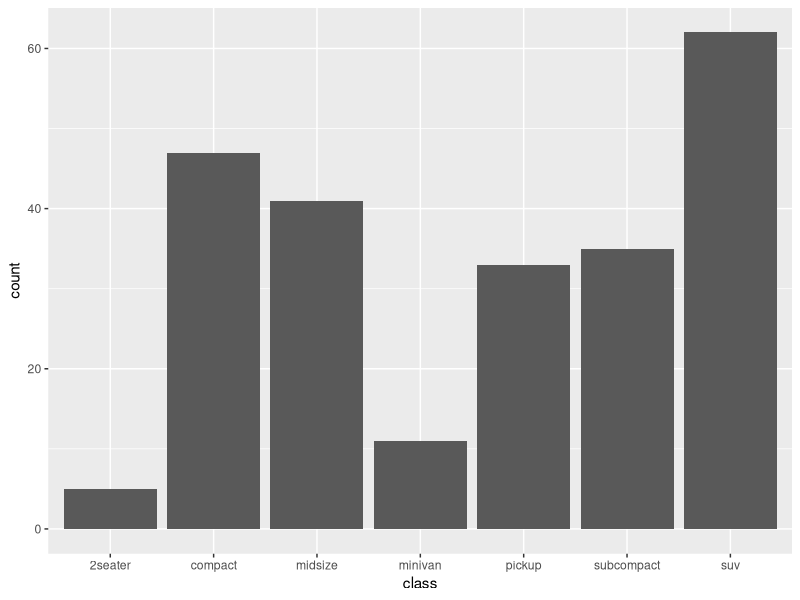
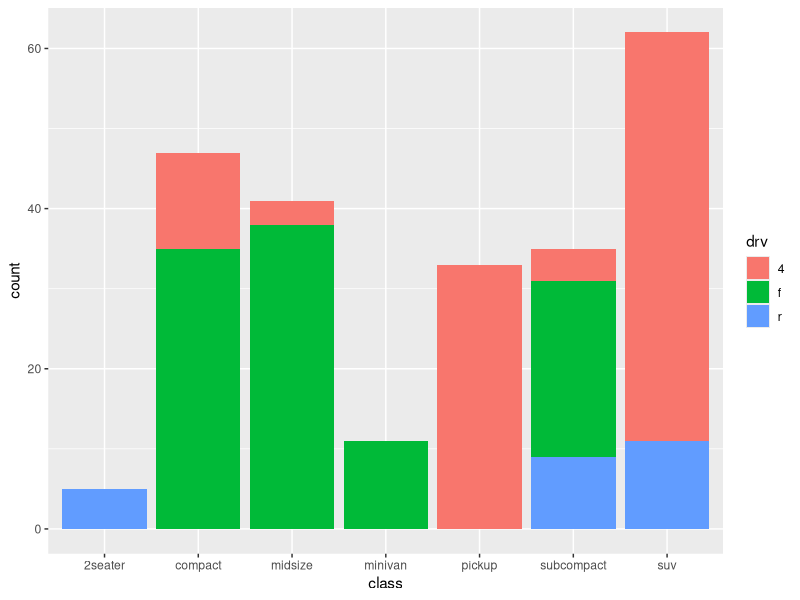
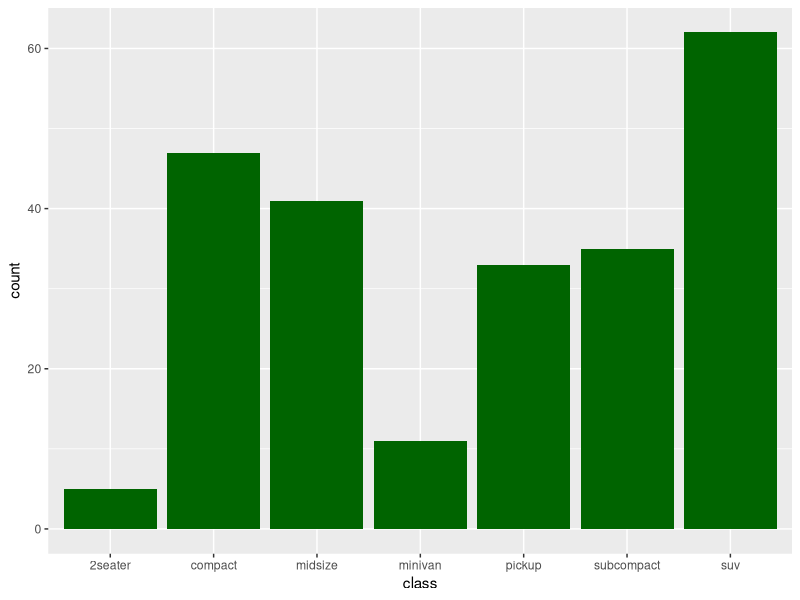
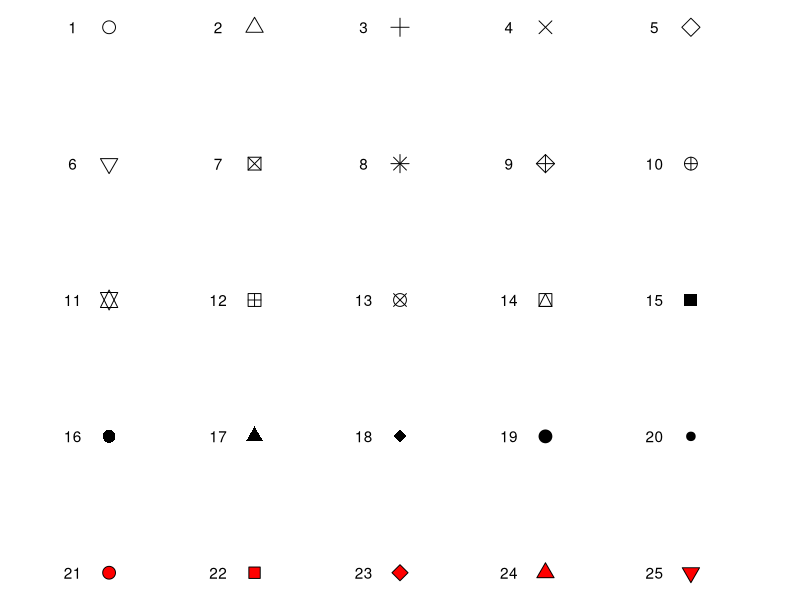
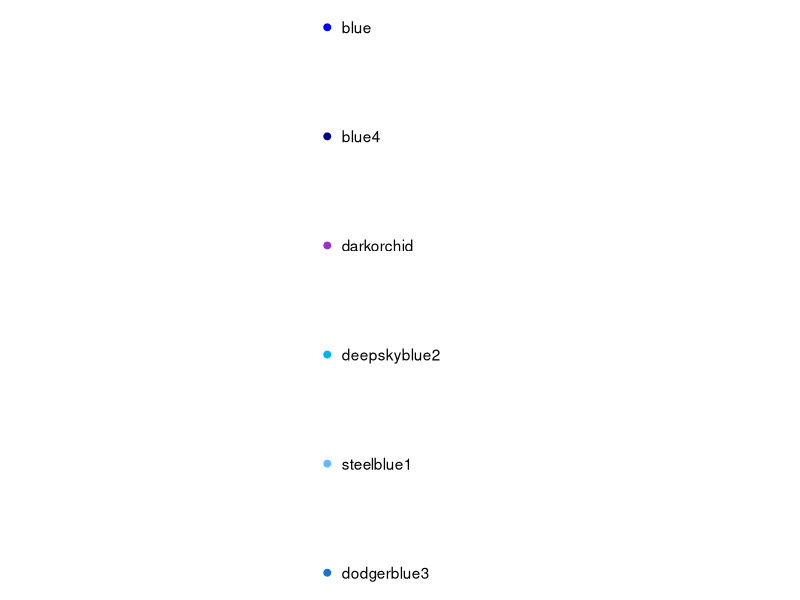
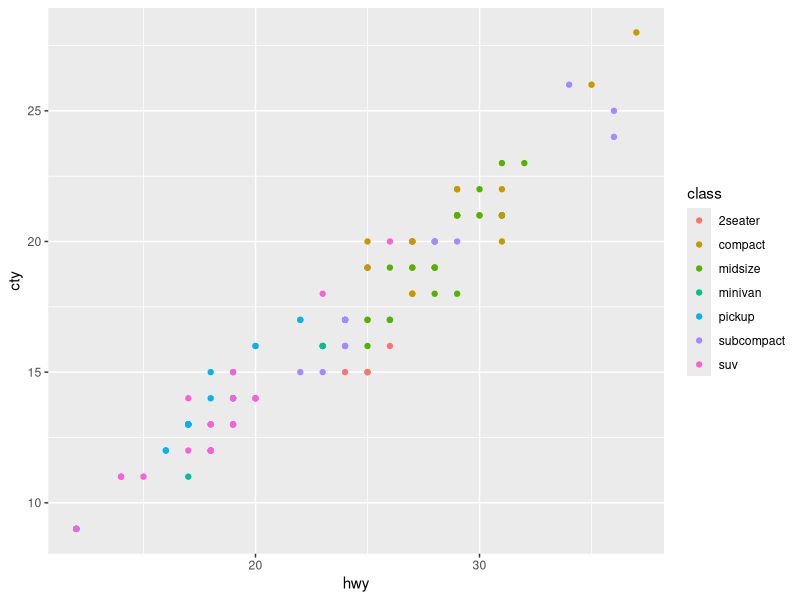
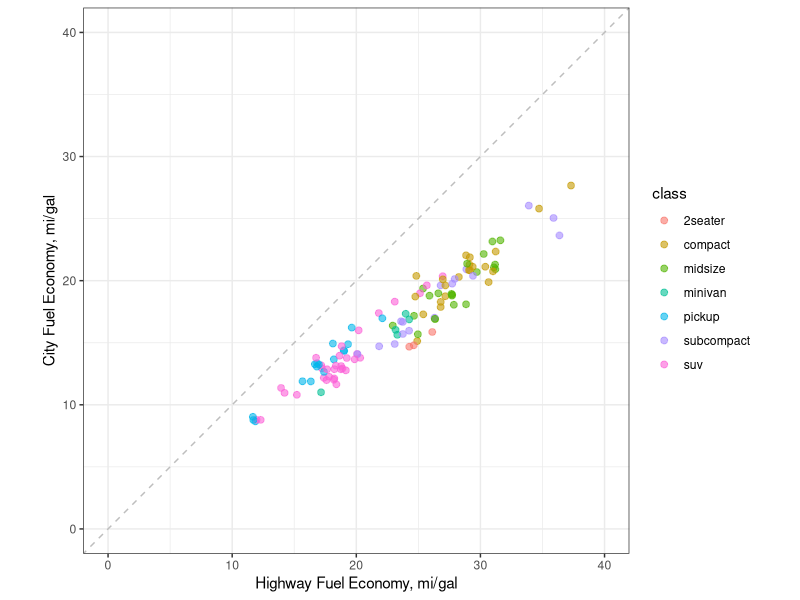
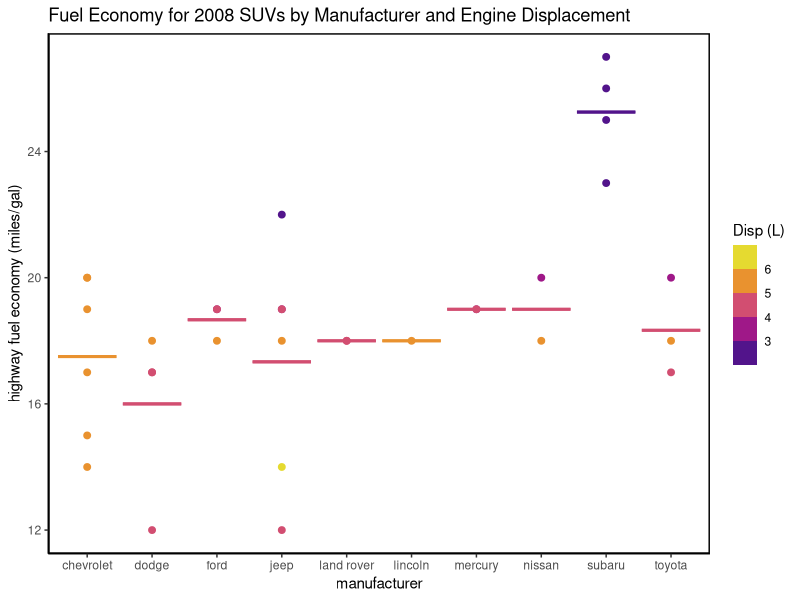

These figures' R source, in order:
## ---- chunk 1
library(tidyverse)
library(scales)
library(kableExtra)
## ---- chunk 2

# use ggplot() to map the data and a single aesthetic (variable = class)
ggplot(data = mpg, aes(x = class)) + 
  geom_bar() # call to a specific geom to plot the mapped data
## ---- chunk 3

# call to ggplot to map the data and a single aesthetic
ggplot(data = mpg, aes(x = class, fill = drv)) +
  geom_bar()  # call to a specific geom to plot the mapped data
## ---- chunk 4
aes_vals <- data.frame(aes = c("`x`", "`y`", "`shape`",
                               "`color`", "`fill`", "`size`",
                               "`alpha`", "`linetype`"),
                       desc = c("Variable to plot on x-axis", 
                                "Variable to plot on y-axis", 
                                "Shape of the element being plotted",
                                "Color of border of elements", 
                                "Color of inside of elements",
                                "Size of the element", 
                                "Transparency (1: opaque; 0: transparent)",
                                "Type of line (e.g., solid, dashed)"))
knitr::kable(aes_vals, 
             col.names = c("Code", "Description"), 
             caption = "Common Plot Aesthetics")
## ---- chunk 5
plot_funcs <- data.frame(type = c("Histogram (1 numeric variable)",
                                  "Scatterplot (2 numeric variables)",
                                  "Boxplot (1 numeric variable, possibly 1 factor variable)",
                                  "Line graph (2 numeric variables)"), 
                         ggplot2_func = c("`geom_histogram()`",
                                          "`geom_point()`",
                                          "`geom_boxplot()`",
                                          "`geom_line()`"))
knitr::kable(plot_funcs, 
             col.names = c("Plot type", "ggplot2 function"),
             caption = "A Few Basic Geom Types")
## ---- chunk 6

# call to ggplot where one `fill` overrides another
ggplot(data = mpg, aes(x = class, fill = drv)) +
  geom_bar(fill = "darkgreen")
## ---- chunk 7
x <- rep(1:5, 5)
y <- rep(1:5, each = 5)
my.shapes <- 1:25
to_plot <- tibble(x = x, y = y, shape = my.shapes)
ggplot(to_plot, aes(x = x, y = y)) + 
  geom_point(shape = my.shapes, size = 4, color = "black", fill = "red") + 
  geom_text(label = my.shapes, nudge_x = -0.25) +
  xlim(c(0.5, 5.5)) + 
  theme_void() + 
  scale_y_reverse()
## ---- chunk 8
x <- rep(0, 6)
y <- 1:6
my.colors <- c("blue", "blue4", "darkorchid", 
               "deepskyblue2", "steelblue1", "dodgerblue3")
to_plot <- tibble(x = x, y = y, color = my.colors)
ggplot(to_plot, aes(x = x, y = y)) + 
  geom_point(color = my.colors, size = 2) + 
  geom_text(label = my.colors, hjust = 0, nudge_x = 0.05) + 
  theme_void() + 
  xlim(c(-1, 1.5)) +
  scale_y_reverse()
## ---- chunk 9
plot_adds <- data.frame(add = c("`ggtitle()`",
                                "`xlab()`, `ylab()`",
                                "`xlim()`, `ylim()`",
                                "`scale_x_log10()`"),
                        descrip = c("Plot title",
                                    "Labels for x- and y-axis",
                                    "Limits of x- and y-axis",
                                    "Log scale of x-axis"))
knitr::kable(plot_adds, 
             col.names = c("Element", "Description"),
             caption = "Common Scale Elements")
## ---- chunk 10
# quantitative summary in pipe
mpg %>% 
  dplyr::filter(year == 2008) %>%
  dplyr::group_by(class) %>%
  dplyr::tally() %>% 
  dplyr::ungroup()
## ---- chunk 11

# load required R packages
library(dplyr) # for data wrangling and manipulation
library(ggplot2) # for data visualization
## alternatively, use `library(tidyverse)`, if you will need multiple packages

ggplot2::ggplot() +
  geom_point(data = dplyr::filter(mpg, year == 2008), # filter data
             aes(x = hwy, y = cty, color = class)) # assign x, y, and color
## ---- chunk 12
# call to ggplot, note that data and aesthetics are called in first geom layer
ggplot2::ggplot() +
  # first geom layer (jitter)
  geom_jitter(data = dplyr::filter(mpg, year == 2008),
             aes(x = hwy, y = cty, color = class),
             width = 0.4,
             alpha = 0.6,
             size = 2) +
  # second geom layer (line)
  geom_abline(intercept = 0,
              slope = 1, 
              color = "grey",
              linetype = "dashed") +
  # fix x and y coordinates to be equal in relative scale
  coord_fixed() +
  # set axis limits
  xlim(c(0,40)) +
  ylim(c(0,40)) +
  # add axis labels
  xlab("Highway Fuel Economy, mi/gal") +
  ylab("City Fuel Economy, mi/gal") +
  # adopt theme without grey background
  theme_bw()
## ---- chunk 13

# use dplyr to create a summary subset from the `mpg` dataframe
mpg_subset <- mpg %>%
  dplyr::filter(class == "suv", year == 2008) %>%
  dplyr::group_by(manufacturer) %>%
  dplyr::summarize(hwy_mean = mean(hwy), displ_mean = mean(displ))

# call to ggplot, note that data and aesthetics are called in each geom layer
ggplot() +
  # first layer - note the main dataframe was called
  geom_point(data = filter(mpg, class == "suv" & year == 2008),
           aes(x = manufacturer, 
               y = hwy, 
               color = displ),
           size = 2) +
  # second layer - note the subset dataframe was called 
  geom_errorbar(data = mpg_subset,
             aes(x = manufacturer,
                 ymin = hwy_mean,
                 ymax = hwy_mean,
                 color = displ_mean),
             size = 1) +
  # customize plot labels
  labs(title = "Fuel Economy for 2008 SUVs by Manufacturer and Engine Displacement",
       color = "Disp (L)") +
  ylab("highway fuel economy (miles/gal)") +
  # add a fancy color scale
  scale_colour_stepsn(colours = hcl.colors(n=5, palette = "plasma")) +
  # adopt a theme without a gray background
  theme_classic() +
  # enclose the plot on all sides with a black line
  theme(panel.background = element_rect(color = "black",
                                        size = 1))
